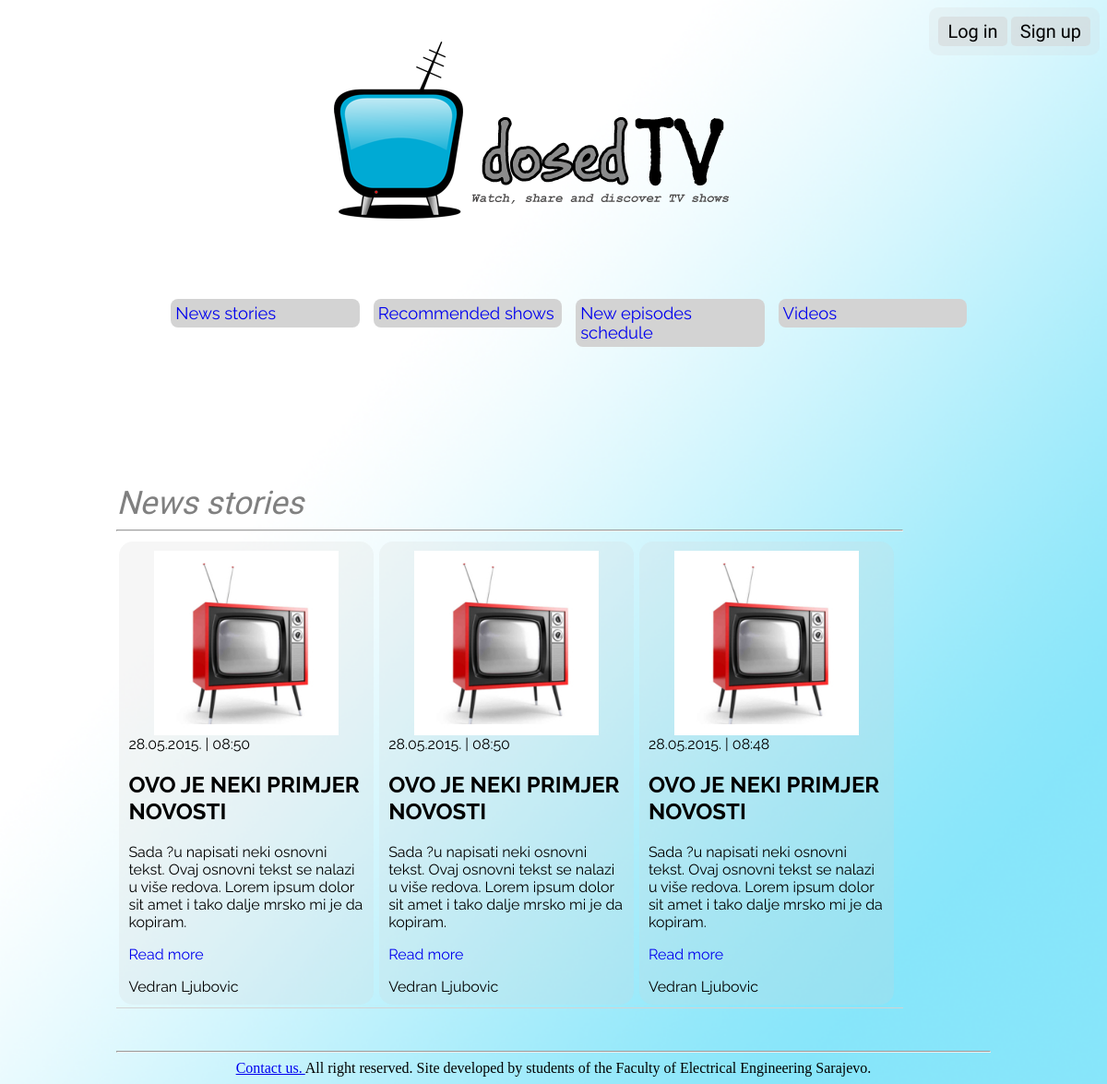
The page / on the database its author committed.
### tables this page shows
CREATE TABLE IF NOT EXISTS `articles` (
`id` int(11) NOT NULL,
  `date` timestamp NOT NULL DEFAULT CURRENT_TIMESTAMP ON UPDATE CURRENT_TIMESTAMP,
  `title` varchar(100) NOT NULL,
  `author` varchar(25) NOT NULL,
  `headline` text NOT NULL,
  `article` text NOT NULL,
  `url` varchar(100) NOT NULL
);

### index.php (the view, shortened to what this page needs)
<!DOCTYPE HTML>
<html>
	<head>
		<link href="stylesheets/main.css" rel="stylesheet">
	</head>
	<body>
		<div class="logins" id="loginform">
			<?php
			if(isset($_SESSION['username'])){
				echo "<form action='admin.php' method='POST' id='logoutform'><a href='admin.php'> Panel </a>";
				echo "<a onClick='logoutForm()'> Logout </a><input type='hidden' name='login' value='Logout'></form>";
				echo "<input type='hidden' id='usernameField' value='".$_SESSION['username']."' >";
			}
			else{
				echo'
				<a onClick="showLoginForm()" id="loginbtn">Log in </a>
				<a onClick="replacePage("site_content/signup.html")" id="signupbtn">Sign up</a>';
			}
		?>
		</div>
		<div class="main">
			<div id="logo">
				<img src="pictures/logotv.png" alt="Site logo"/>
			</div>
			<div class="nav">
				<ul>
					<li>
						<ul>
							<li onClick="replacePage('site_content/news.php')" class="navmain"><a href="#" >News stories</a></li>
						</ul>
					</li>
					<li>
						<ul id="navcol" onmouseenter="addSubMenu(this)" onmouseleave="removeSubMenu(this)" >
							<li onClick="replacePage('site_content/recommended.html')" class="navmain" ><a href="#" >Recommended shows</a></li>
						</ul>
					</li>
					<li>
						<ul>
							<li onClick="replacePage('site_content/episodes.html') "class="navmain"><a href="#" >New episodes schedule</a></li>
						</ul>
					</li>
					<li>
						<ul>
							<li class="navmain"><a href="#">Videos</a></li>
						</ul>
					</li>
				</ul>
			</div>
			<div id="content">
				<div class="news">
				<div class="headline">News stories</div>
				<hr/>
		<?php
			function get_news_db(){
				$query = new PDO("mysql:dbname=doseddb;host=localhost;charset=utf8", "dosed", "pass");
			    $query->exec("set names utf8");
			    $result = $query->query("select id, UNIX_TIMESTAMP(date) time, title, author, headline, article, url from articles order by date desc");
			    return $result;
			}
			$articles=get_news_db();
			$i=0;
			foreach($articles as $news){
				if($i%3 == 0){
					print '<div class="articles">';
				}
				$num=($i%3)+1;
				print '<div class="article'.$num.'" >';
				print '<img src="'.$news['url'].'" alt="Site logo"/>';
				print '<div class="date">'.date("d.m.Y. | h:i", $news['time']).'</div>';
				print '<h2>'.$news['title'].'</h2>';
				print '<p>'.$news['headline'].'<p>';
				print "<a href='#' onClick=replacePage('site_content/article.html',".$news['id'].") > Read more </a>";
				print '<div class="author" >'.$news['author'].'</div></div>';
				if(($i+1)%3 == 0){
					print '</div><br><br>';
				}
				$i++;
			}
		?>
		</div>
		</div>
			<div class="footer">
				<hr/>
				<a href="#" onClick="replacePage('site_content/contact.html')"> Contact us. </a> All right reserved. Site developed by students of the Faculty of Electrical Engineering Sarajevo.
			</div>
		</div>
	</body>
</html>
	</body>
</html>

### stylesheets/main.css (style rules this page uses)
body { background-image: url('../pictures/background.png'); background-size: cover; }
.main { width:80%; margin-left: auto; margin-right: auto; }
.logins { position: relative; float: right; }
.logins a { display: inline-block; font-family: Hind; font-size: 20px; text-decoration: none; border-radius: 5px; padding-top: 4px; padding-bottom: 4px; padding-left: 10px; padding-right: 10px; background-color: rgba(211,211,211,0.5) }
#logo img { display:block; z-index: 1000; margin-right:auto; margin-left: auto; }
#logo { z-index: 100; margin-right:auto; margin-left: auto; margin: 0 auto; }
.nav { display:block; z-index: 10; clear:both; width: 100%; font-family: Raleway; margin-left:auto; margin-right: auto; }
.navmain { display:block; z-index: 30; }
.nav ul { width:100%; margin-right: 150px; display: block; list-style: none; }
.nav ul li { width: 18%; display: block; float: left; margin-right: 30px; }
.nav ul li { border-radius: 8px; margin-left:2%; }
.nav ul li ul { padding-left:0px; width:95%; }
.nav ul li ul li { width: 120%; padding: 5px 5px; margin-bottom: 2%; margin-left:auto; padding-right: auto; float:none; display:block; background-color: rgba(211,211,211,1); position:relative; }
.nav li ul { z-index: 100; }
.nav a { text-decoration: none; font-size: 115%; }
.headline { padding-top: 1%; font-size: 35px; font-family: Hind; font-style: italic; color: gray; }
.footer { margin: 0px auto; text-align: center; clear: both; }
.nav .navmain { visibility: visible; }
#content { margin-top: 22%; font-family: Raleway; }
.articles { border-bottom: 1px solid #d3d3d3; }
.news { border-spacing: 10px; width: 90%; position: relative; }
.article1, .article2, .article3 { display: inline-block; width: 30%; font-family: Raleway; margin: 3px; padding: 10px 10px 10px 10px; border-radius: 15px 15px 15px 15px; background-color: rgba(211,211,211,0.2); }
.articles img { height: auto; width: auto; max-height: 200px; max-width: 200px; display: block; margin-left: auto; margin-right: auto; }
.articles a { text-decoration: none; }
#loginform { background-color: rgba(211,211,211,0.2); font-family: Raleway; padding: 10px; border-radius: 10px; }

### rows shown on the page
articles: url (picture), time "28.05.2015. | 08:50", title "OVO JE NEKI PRIMJER NOVOSTI", headline "Sada ?u napisati neki osnovni tekst. Ovaj osnovni tekst se nalazi u više redova. Lorem ipsum dolor sit amet i tako dalje mrsko mi je da kopiram.", author "Vedran Ljubovic"
articles: url (picture), time "28.05.2015. | 08:50", title "OVO JE NEKI PRIMJER NOVOSTI", headline "Sada ?u napisati neki osnovni tekst. Ovaj osnovni tekst se nalazi u više redova. Lorem ipsum dolor sit amet i tako dalje mrsko mi je da kopiram.", author "Vedran Ljubovic"
articles: url (picture), time "28.05.2015. | 08:48", title "OVO JE NEKI PRIMJER NOVOSTI", headline "Sada ?u napisati neki osnovni tekst. Ovaj osnovni tekst se nalazi u više redova. Lorem ipsum dolor sit amet i tako dalje mrsko mi je da kopiram.", author "Vedran Ljubovic"
